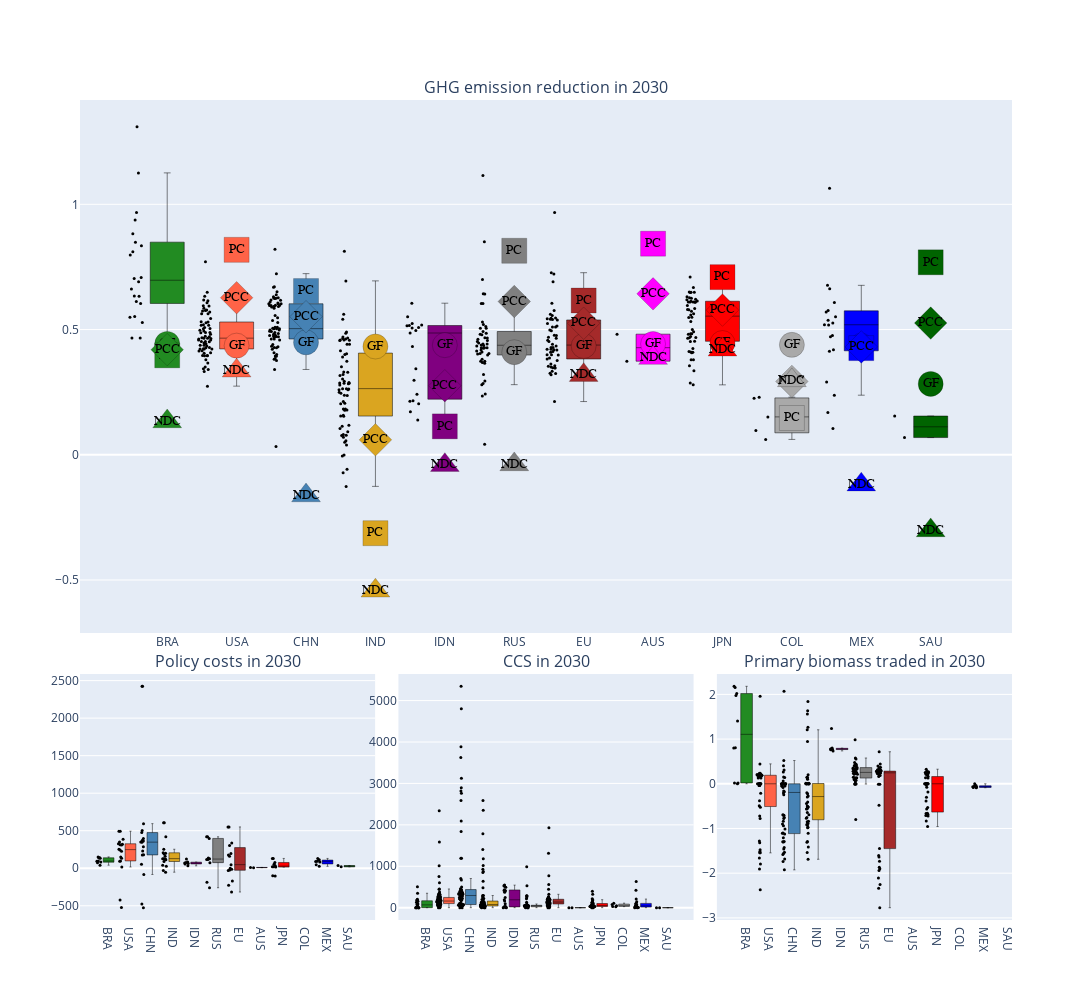

Notebook code for this chart:
### Markdown cell above
## Plot

### Code cell
titles = ["GHG emission reduction in 2030", "Policy costs in 2030", "CCS in 2030", "Primary biomass traded in 2030"]
fig = make_subplots(rows=3, cols=3, subplot_titles=titles,
                    horizontal_spacing = 0.025,
                    specs=[[{"colspan": 3,"rowspan": 2}, None, None], [None, None, None], [{},{}, {}]],
                    column_widths=[0.33, 0.33, 0.33],
                    vertical_spacing=0.05)

cols = ['forestgreen', 'tomato', 'steelblue', 'goldenrod', 'purple', 'grey', 'brown',
        'magenta', 'red', 'darkgrey', 'blue', 'darkgreen']
for reg_i, reg in enumerate(['BRA', 'USA', 'CHN', 'IND', 'IDN', "RUS", "EU", "AUS", "JPN", "COL", "MEX", "SAU"]):
    for v_i in range(4):
        row = [1, 3, 3 ,3][v_i]
        col = [1, 1, 2, 3][v_i]
        if v_i == 1: vals = np.array(xr_data.sel(Time=2030, Region=reg, Variable="Policy Cost|Consumption Loss").Value)
        if v_i == 0: vals = np.array((xr_data.sel(Time=2019, Region=reg, Variable="Emissions|Kyoto Gases").Value - xr_data.sel(Time=2030, Region=reg, Variable="Emissions|Kyoto Gases").Value) /xr_data.sel(Time=2020, Region=reg, Variable="Emissions|Kyoto Gases").Value)
        if v_i == 2: vals = np.array(xr_data.sel(Time=2030, Region=reg, Variable="Carbon Sequestration|CCS").Value)
        if v_i == 3: vals = np.array(xr_data.sel(Time=2030, Region=reg, Variable="Trade|Primary Energy|Biomass|Volume").Value)
        fig.add_trace(
            go.Box(y=vals,
                name=reg,
                text=[reg+"<br>"+titles[v_i]+": "+str(np.round(vals[i],1))+"<br>"+modscens[i] for i in range(len(vals))],
                fillcolor=cols[reg_i],
                line_color='black', marker=dict(color='black'),
                boxpoints='all', jitter=0.5, pointpos=-1.8, whiskerwidth=0.2, marker_size=3, line_width=0.5, showlegend=False, hovertemplate='%{text}'),
                row=row, col=col)
        if v_i == 0:
            base = float(xr_total.NDC_l.sel(ISO=reg, Time=2019)) #np.nanmean(xr_data.sel(Time=2020, Region=reg, Variable="Emissions|Kyoto Gases").Value)/1e3
            budget_gf = float(xr_budgets_scenario.sel(Region=reg, Time=2030, Variable="GF", Ccat="C1").Value)
            budget_pc = float(xr_budgets_scenario.sel(Region=reg, Time=2030, Variable="PC", Ccat="C1").Value)
            budget_pcc = float(xr_budgets_scenario.sel(Region=reg, Time=2030, Variable="PCC", Ccat="C1").Value)
            ndc = float(xr_total.NDC_l.sel(ISO=reg, Time=2030))
            fig.add_trace(go.Scatter(x=[reg], y=[(base - budget_gf) / base], text="GF", textfont = {'family': "Arial black", "size": 13, "color": "black"}, marker={'symbol': "circle", "color": cols[reg_i], "size": 25, "line": {"width": 0.2, "color": 'black'}, "colorscale": "Spectral",}, mode='markers+text', showlegend=False), row=1, col=1)
            fig.add_trace(go.Scatter(x=[reg], y=[(base - budget_pc) / base], text="PC", textfont = {'family': "Arial black", "size": 13, "color": "black"},  marker={'symbol': "square", "color": cols[reg_i], "size": 25, "line": {"width": 0.2, "color": 'black'}, "colorscale": "Spectral",}, mode='markers+text', showlegend=False), row=1, col=1)
            fig.add_trace(go.Scatter(x=[reg], y=[(base - budget_pcc) / base], text="PCC", textfont = {'family': "Arial black", "size": 13, "color": "black"},  marker={'symbol': "diamond", "color": cols[reg_i], "size": 25, "line": {"width": 0.2, "color": 'black'}, "colorscale": "Spectral",}, mode='markers+text', showlegend=False), row=1, col=1)
            fig.add_trace(go.Scatter(x=[reg], y=[(base - ndc) / base], text="NDC", textfont = {'family': "Arial black", "size": 13, "color": "black"},  marker={'symbol': "triangle-up", "color": cols[reg_i], "size": 25, "line": {"width": 0.2, "color": 'black'}, "colorscale": "Spectral",}, mode='markers+text', showlegend=False), row=1, col=1)

fig.update_layout(height=1000, width = 1700)
fig.show()
